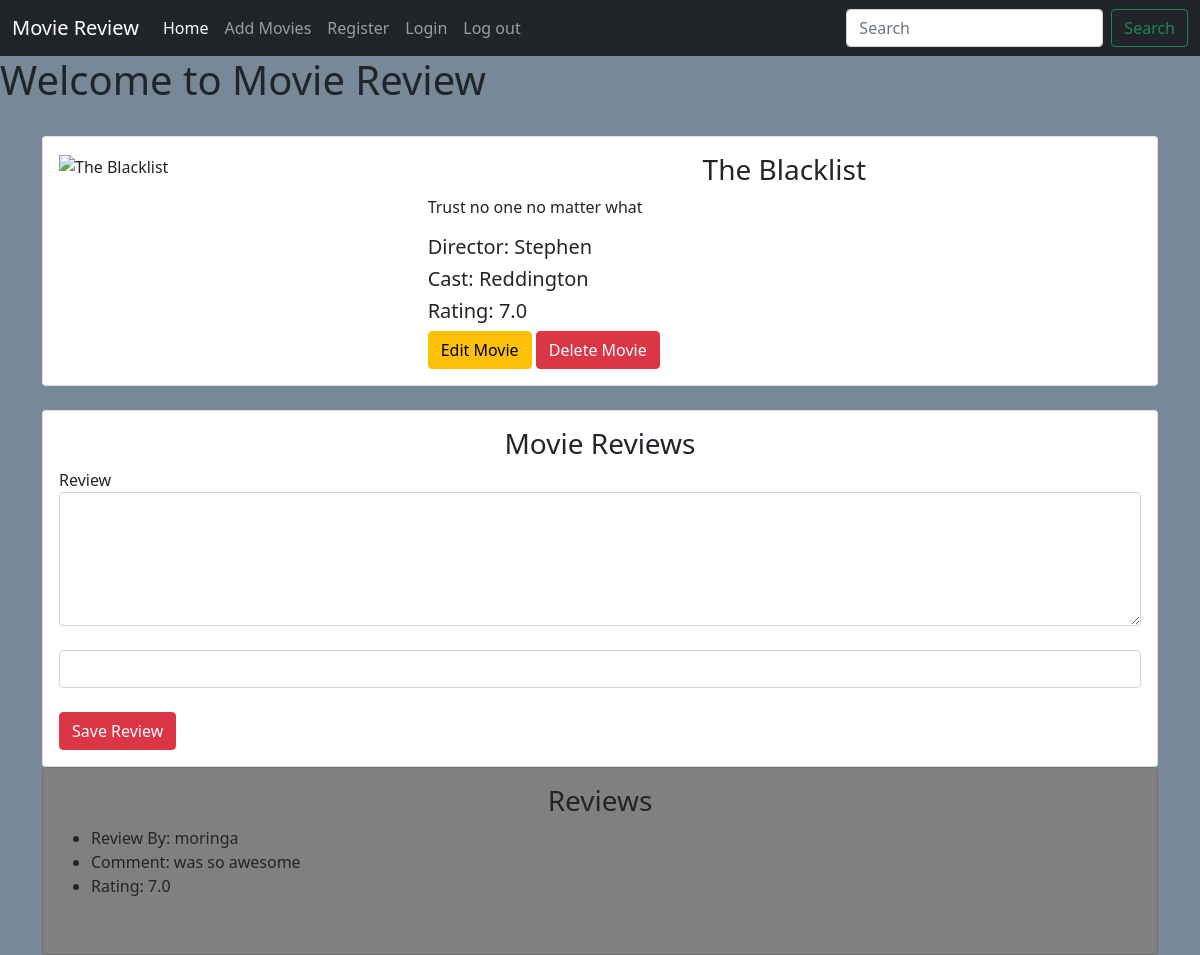
Before: /details/1 with the older database file.
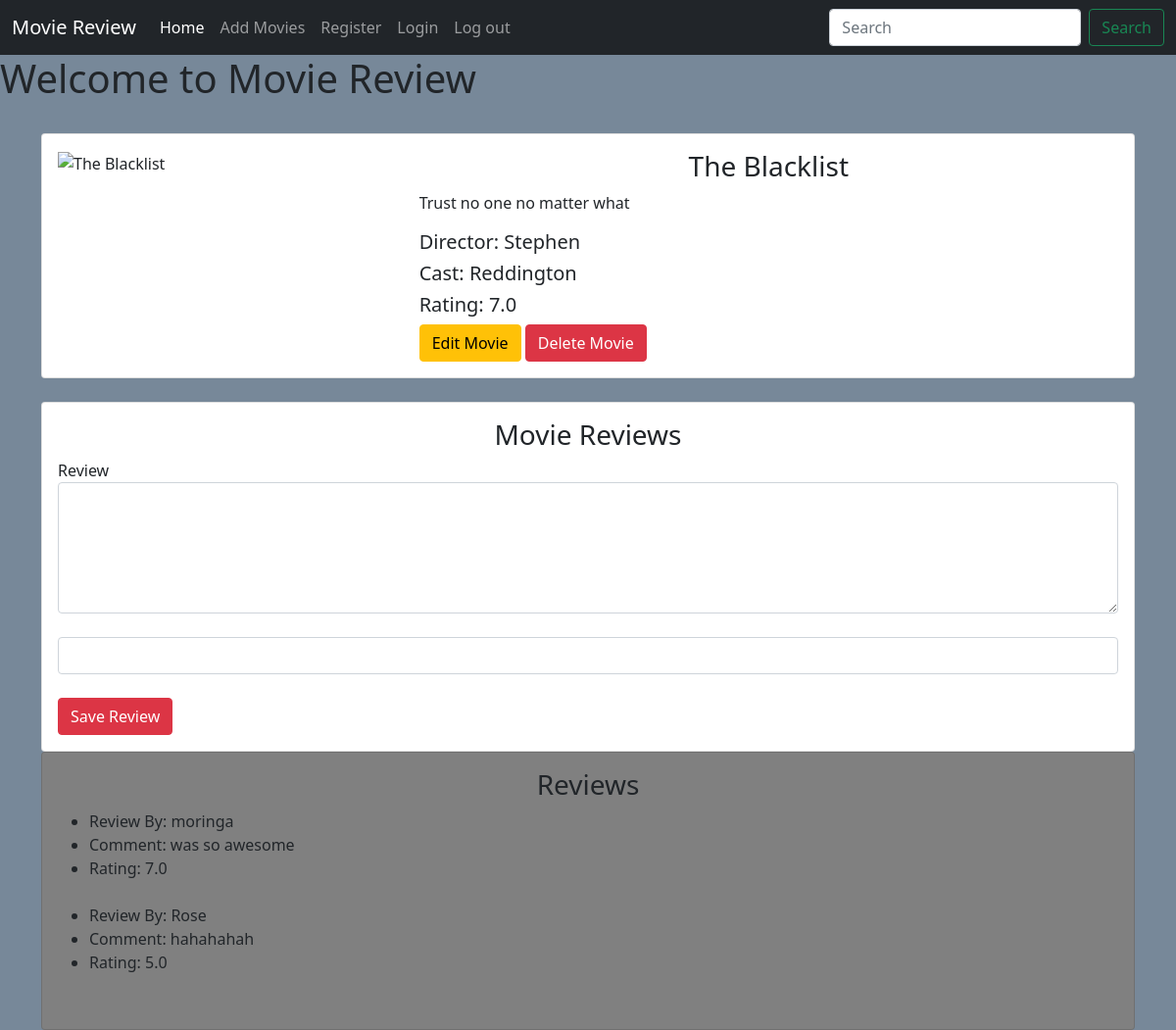
After: the same page with the newer database file.
### main/models.py (models this page shows, shortened)
class Review(models.Model):
    movie = models.ForeignKey(Movie, on_delete=models.CASCADE)
    user = models.ForeignKey(User, on_delete=models.CASCADE)
    comment = models.TextField(max_length=1000)
    rating = models.FloatField(default=0)

### main/views.py (the view)
# urls.py: path('details/<int:id>', views.details, name='details'),
def details(request, id):
    movie = Movie.objects.get(id=id)
    reviews = Review.objects.filter(movie=id).order_by('-comment')
    context = {
        "movie": movie,
        "reviews": reviews
    }
    return render( request,'main/details.html', context)

### main/templates/main/details.html (shortened to what this page needs)
{% extends 'main/base.html' %}
{% block content %}
<div class="container">
    <br>
    <div class="card">
        <div class="card-body">
        <div class="row">
            <div class="col-md-4">
                <img src="{{movie.image}}" alt="{{movie.name}}" class="img-fluid" width="80%">
            </div>
            <div class="col-md-8">
                <h3 class="text-center">
                    {{movie.name}}
                </h3>
                <p>{{movie.description}}</p>
                <h5>Director: {{movie.director}}</h5>
                <h5>Cast: {{movie.cast}}</h5>
                <h5>Rating: {{movie.averageRating}}</h5>
                <a href="{% url 'main:edit_movies' movie.id%}" class="btn btn-warning"> Edit Movie</a>
                <a href="{% url 'main:delete_movies' movie.id%}" class="btn btn-danger"> Delete Movie</a>
            </div>
        </div>
    </div>
    </div>
    <br>
    <div class="card">
        <div class="card-body">
            <h3 class="text-center">Movie Reviews</h3>
            <form action="{% url 'main:add_review' movie.id %}" method="POST">
                <label for="comment">Review</label>
                <textarea name="comment" id="comment" cols="30" rows="5" class="form-control"></textarea>
                <input type="text" name="rating" class="form-control">
                <br>
                <input type="submit" class="btn btn-danger" value="Save Review">
            </form>
        </div>
    </div>
    <div class="card" style="background-color: grey">
        <div class="card-body">
            <h3 class="text-center">Reviews</h3>
           <ul>
               {% for review in reviews %}
               <li>Review By: {{ review.user}}</li>
               <li>Comment: {{ review.comment}} </li>
                <li>Rating: {{ review.rating}}</li>
                <br>
               {% endfor %}
           </ul>
        </div>
    </div>
</div>
{% endblock %}

Changed rows visible on the page:
added Review: user "Rose", comment "hahahahah", rating "5.0"
